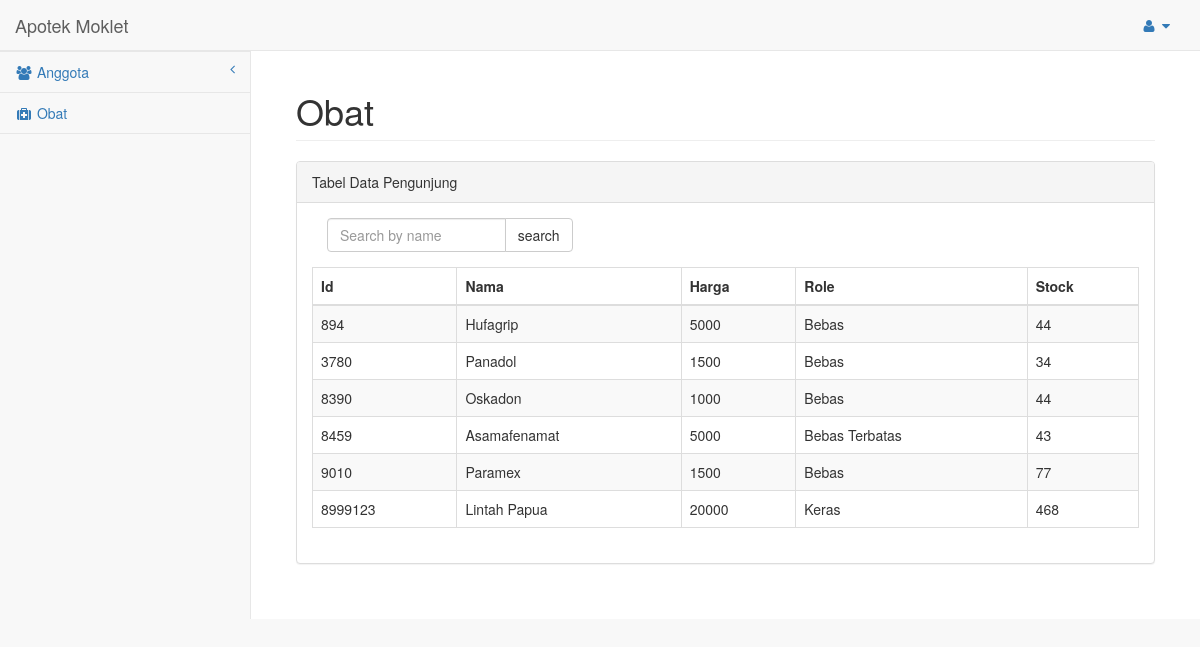
Page /index.php/home/obat on the committed database.
### tables this page shows
CREATE TABLE IF NOT EXISTS `obat` (
  `id_obat` int(255) NOT NULL,
  `id_supplier` int(255) NOT NULL,
  `nama_obat` varchar(255) NOT NULL,
  `harga_obat` int(255) NOT NULL,
  `role_obat` varchar(255) NOT NULL,
  `stock_obat` int(255) NOT NULL,
  PRIMARY KEY (`id_obat`,`id_supplier`)
);

### application/controllers/home.php (called while the page is built, shortened)
<?php
class Home extends CI_Controller {
	public function __construct()
	{
		$this->load->model('admin_model');
	}
	public function obat()
	{
		if(isset($_GET['query']) && $_GET['query'] == 'cari'){
			$search_nama_obat = $this->input->post('search_obat');
			$data['obat'] = $this->admin_model->get_obat_search($search_nama_obat);
			$data['main_view'] = 'obat_view';
			$this->load->view('template', $data);
		}else{
			$data['obat'] = $this->admin_model->get_obat();
			$data['main_view'] = 'obat_view';
			$this->load->view('template',$data);
		}
	}
}

### index.php (called while the page is built, shortened)
<?php
require_once BASEPATH.'core/CodeIgniter.php';

### application/models/admin_model.php (called while the page is built, shortened)
<?php
class Admin_model extends CI_Model {
	public function get_obat()
	{
		return $this->db->get('obat')
						->result();
	}
}

### application/views/obat_view.php (the view, shortened to what this page needs)
<div id="page-wrapper">
	<div class="container-fluid">
		<div class="row">
			<div class="col-lg-12">
				<h1 class="page-header">Obat</h1>
                    <div class="panel panel-default">
                        <div class="panel-heading">
                            Tabel Data Pengunjung
                        </div>
                        <div class="panel-body">
            	                        <form method="post" action="<?php echo base_url('index.php/home/obat?query=cari');?>">
            	                        	<div class="col-sm-4 col-lg-4 col-md-4 col-xl-4">
            	                            	<div class="form-group input-group">
            					           	       	<input type="search" class="form-control" name="search_obat" placeholder="Search by name">
            					           	       	<span class="input-group-btn">
            					           	    	<input type="submit" name="btn_src_obat" class="btn btn-default" value="search">
            					           	        </span>
            					              	</div>
            					            </div>
            					        </form>
                                        <table width="100%" class="table table-striped table-bordered table-hover" id="dataTables-example">
                                            <thead>
                                                <tr>
                                                    <th>Id</th>
                                                    <th>Nama</th>
                                                    <th>Harga</th>
                                                    <th>Role</th>
                                                    <th>Stock</th>
                                                </tr>
                                            </thead>
                                            <tbody>
                                            <?php
                                            	foreach ($obat as $ob) {
                                            ?>
                                                <tr class="odd gradeX">
                                                    <td><?php echo $ob->id_obat;?></td>
                                                    <td><?php echo $ob->nama_obat;?></td>
                                                    <td class="center"><?php echo $ob->harga_obat;?></td>
                                                    <td class="center"><?php echo $ob->role_obat;?></td>
                                                    <td class="center"><?php echo $ob->stock_obat;?></td>
                                                </tr>
                                            <?php
                                            	}
                                            ?>
                                            </tbody>
                                        </table>
                        </div>
                    </div>
                </div>
		</div>
	</div>
</div>

### rows in the picture
obat: id_obat "894", nama_obat "Hufagrip", harga_obat "5000", role_obat "Bebas", stock_obat "44"
obat: id_obat "3780", nama_obat "Panadol", harga_obat "1500", role_obat "Bebas", stock_obat "34"
obat: id_obat "8390", nama_obat "Oskadon", harga_obat "1000", role_obat "Bebas", stock_obat "44"
obat: id_obat "8459", nama_obat "Asamafenamat", harga_obat "5000", role_obat "Bebas Terbatas", stock_obat "43"
obat: id_obat "9010", nama_obat "Paramex", harga_obat "1500", role_obat "Bebas", stock_obat "77"
obat: id_obat "8999123", nama_obat "Lintah Papua", harga_obat "20000", role_obat "Keras", stock_obat "468"
